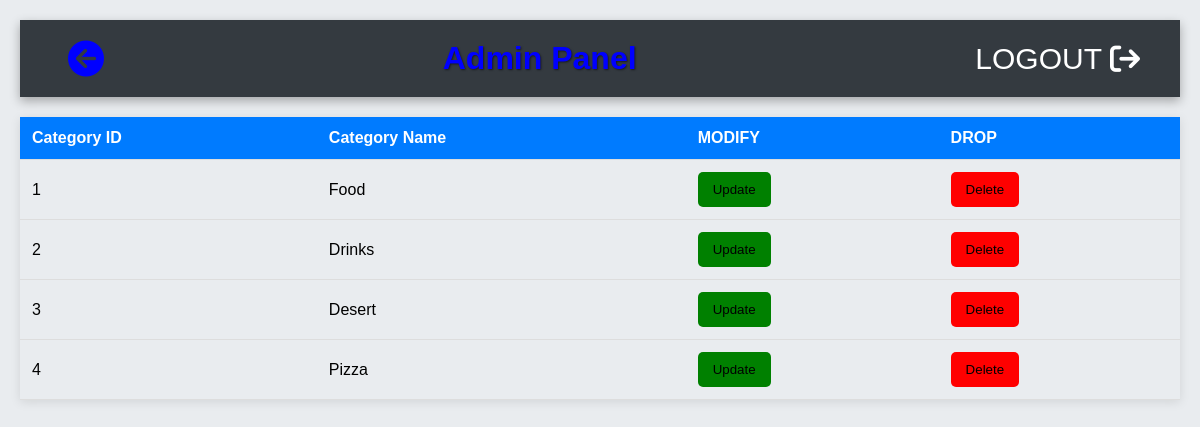
Page /admin/viewcategories.php on the committed database.
### tables this page shows
CREATE TABLE `category` (
  `categoryId` int(11) NOT NULL,
  `name` varchar(20) NOT NULL,
  `photo` varchar(50) NOT NULL
);

### admin/viewcategories.php (the view, shortened to what this page needs)
<!DOCTYPE html>
<html>
    <head>
<link rel="stylesheet" href="table.css">
<link rel="stylesheet" href="https://cdnjs.cloudflare.com/ajax/libs/font-awesome/6.5.1/css/all.min.css">
<link rel="stylesheet" href="adminheader.css">
</head>
<body>
<div class="navbar" >
<a href="admin.php" style='text-decoration:none;'><div class="arrow-left-div">
<i class="fa-solid fa-circle-arrow-left" style='color:blue;'></i>
</div></a>
<div style='color:blue;'  class="admin-panel">Admin Panel</div>
<a href="../logout.php" style='text-decoration:none; color:white'><div class="logout-icon">
LOGOUT<i class="fa-solid fa-arrow-right-from-bracket"></i>
</div></a>
</div>
<form action="updatecategories.php" method="post">
<?php
include("connectdb.php");
$sql="SELECT * from category";
$result=mysqli_query($conn,$sql);
echo "<table>
<tr><th>Category ID</th><th>Category Name</th><th>MODIFY</th><th>DROP</th>
</tr>
";
while($data=mysqli_fetch_array($result)){
echo "<tr>
<td>".$data['categoryId']."</td>
<td>".$data['name']."</td>
<td><Button type='submit' style='background-color:green;' name='myupdatebtn' value='".$data['categoryId']."'>Update</Button></td>
<td><Button type='submit' style='background-color:red;' name='mydeletebtn' value='".$data['categoryId']."'>Delete</Button></td>
</tr>";
}
echo "</table>";
?>
</form>
</body>
</html>

### admin/table.css (style rules this page uses)
body { font-family: Arial, sans-serif; background-color: #f4f4f4; margin: 0; padding: 20px; }
form { margin-bottom: 20px; }
table { width: 100%; border-collapse: collapse; margin-top: 20px; box-shadow: 0 2px 10px rgba(0, 0, 0, 0.1); transition: transform 0.3s; }
th, td { padding: 12px; text-align: left; border-bottom: 1px solid #ddd; transition: background-color 0.3s; }
th { background-color: #007BFF; color: white; }
button { padding: 10px 15px; border: none; border-radius: 5px; color: black; cursor: pointer; transition: background-color 0.3s, transform 0.3s; }

### admin/adminheader.css (style rules this page uses)
* { margin: 0; padding: 0; box-sizing: border-box; }
body { font-family: 'Arial', sans-serif; background-color: #e9ecef; }
.navbar { display: flex; justify-content: space-between; align-items: center; background-color: #343a40; color: white; padding: 20px 40px; box-shadow: 0 4px 10px rgba(0, 0, 0, 0.3); }
.arrow-left-div { cursor: pointer; display: flex; align-items: center; font-size: 36px; position: relative; transition: color 0.3s ease, transform 0.3s ease; }
.logout-icon { cursor: pointer; display: flex; align-items: center; font-size: 30px; position: relative; transition: color 0.3s ease, transform 0.3s ease; }
.arrow-left-div::after, .logout-icon::after { content: ''; position: absolute; left: 0; right: 0; bottom: -5px; height: 3px; background-color: transparent; transition: background-color 0.3s ease; }
.admin-panel { font-size: 32px; font-weight: bold; text-align: center; flex-grow: 1; color: #ffc107; text-shadow: 1px 1px 2px rgba(0, 0, 0, 0.5); }
i { margin-left: 8px; }

### rows in the picture
category: categoryId "1", name "Food"
category: categoryId "2", name "Drinks"
category: categoryId "3", name "Desert"
category: categoryId "4", name "Pizza"
